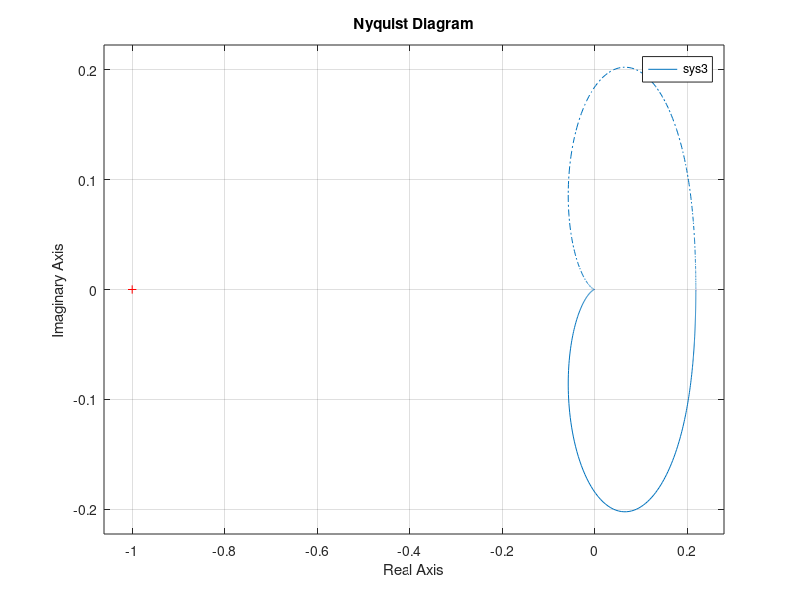

Recreate this plot in MATLAB.
clc;
close all;
clear all;
ngp=[0.1];
dgp=[1,1,0];
gp=tf(ngp,dgp);
nh=[100];
dh=[1,20,100];
h=tf(nh,dh)
s2=[1,0,0];
s3=tf(1,s2);
nga=[10];
dga=[1,5];
ga=tf(nga,dga);
e=series(ga,h);
sys3=feedback(gp,2.2865*e)
%margin(sys3);
nyquist(sys3);
